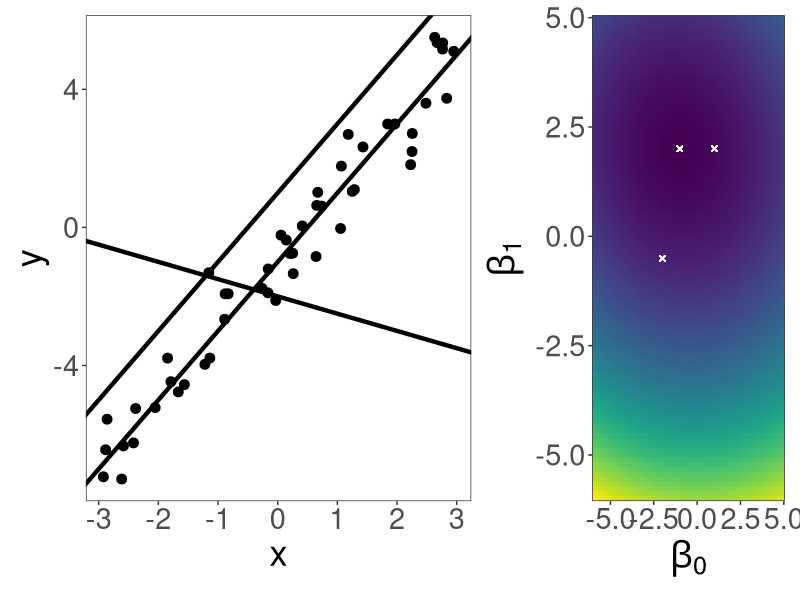
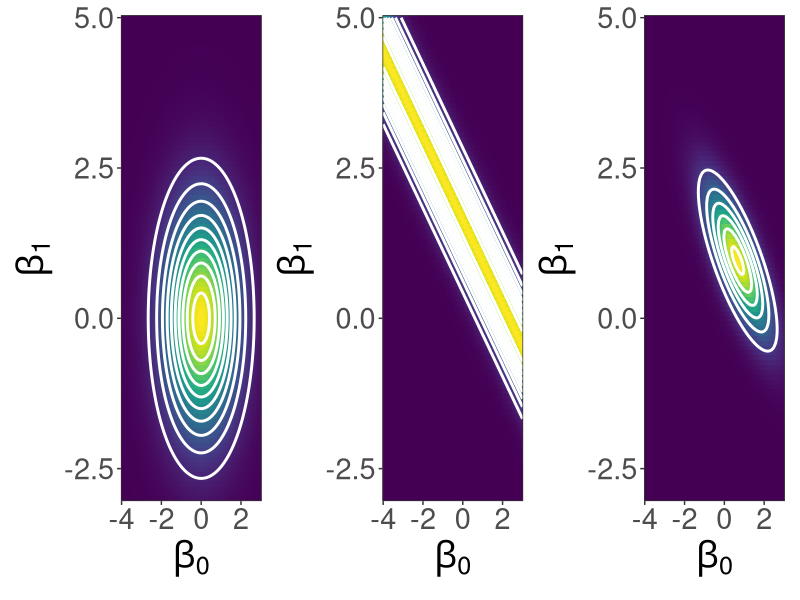
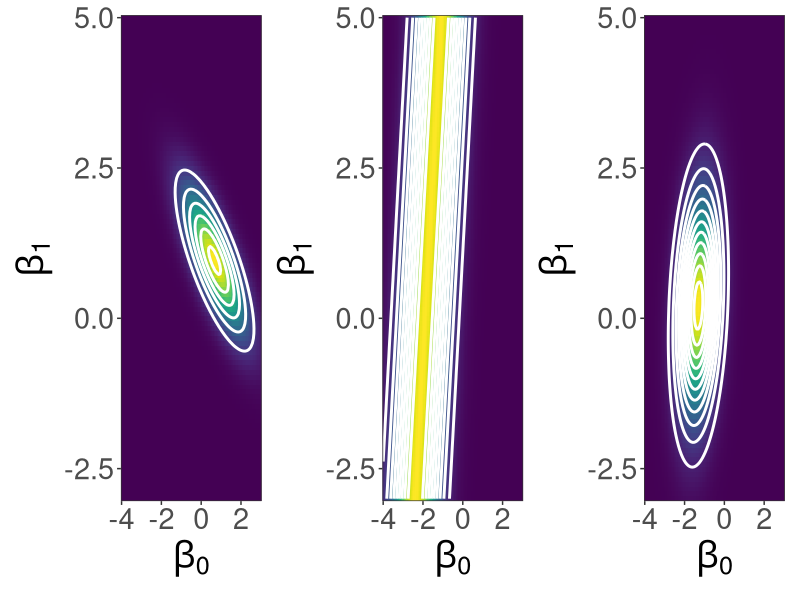
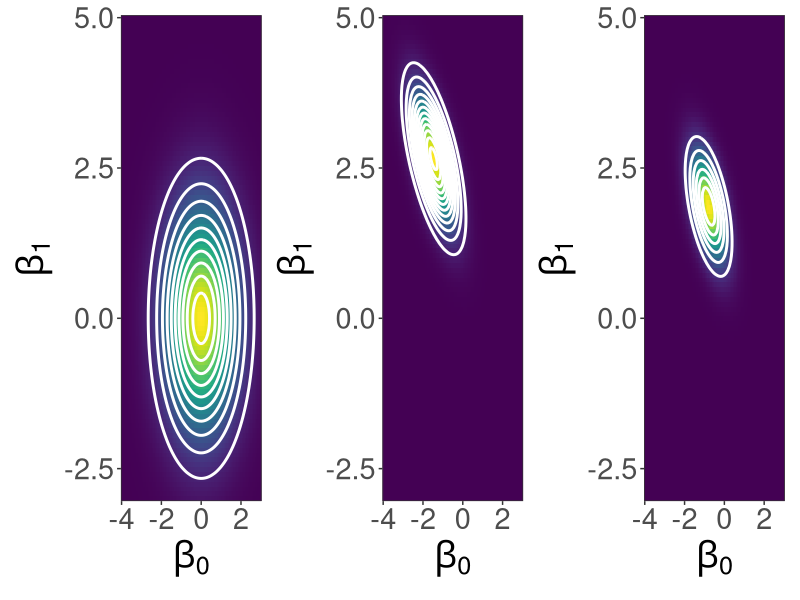
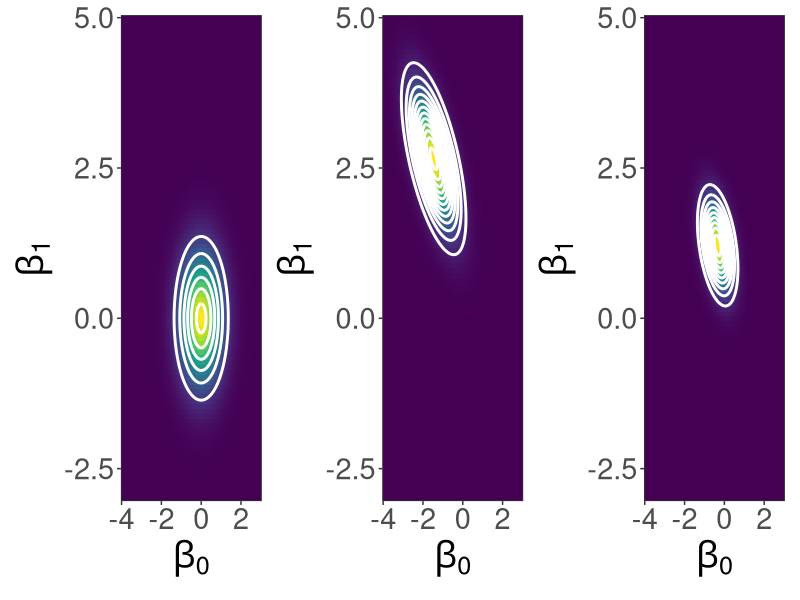
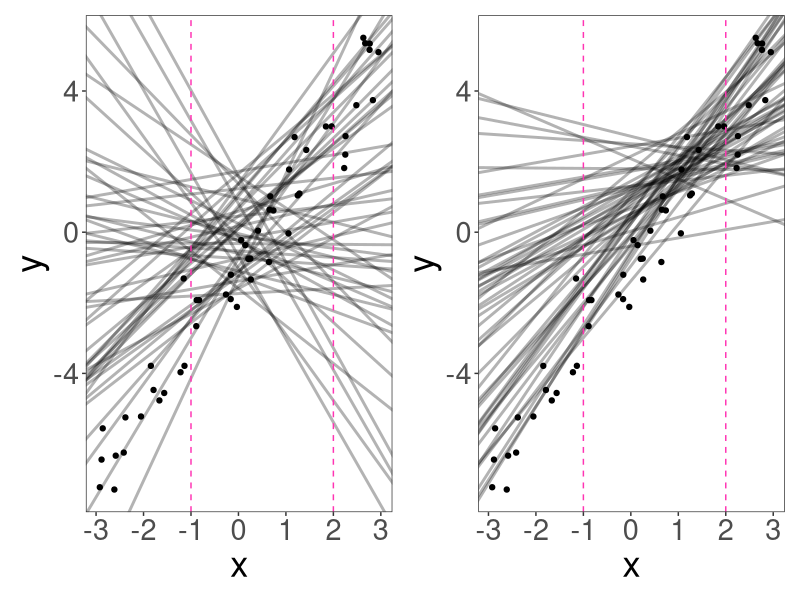
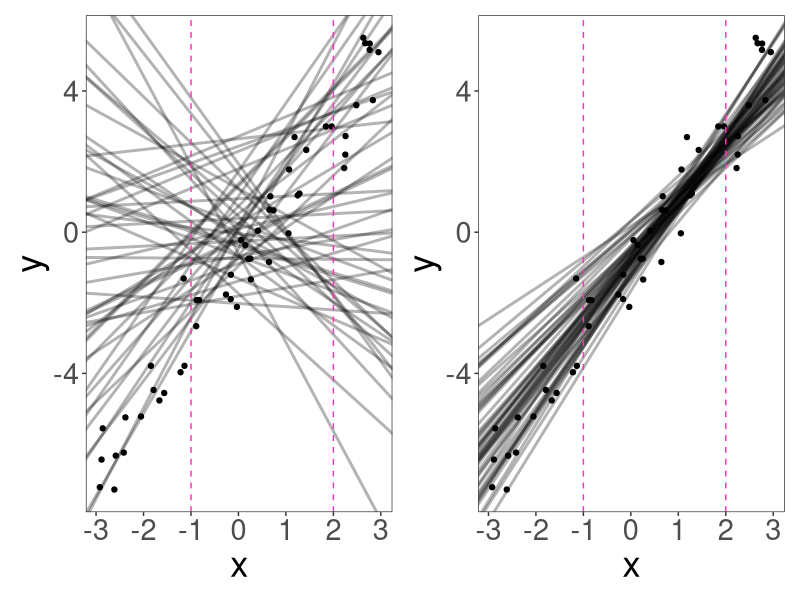
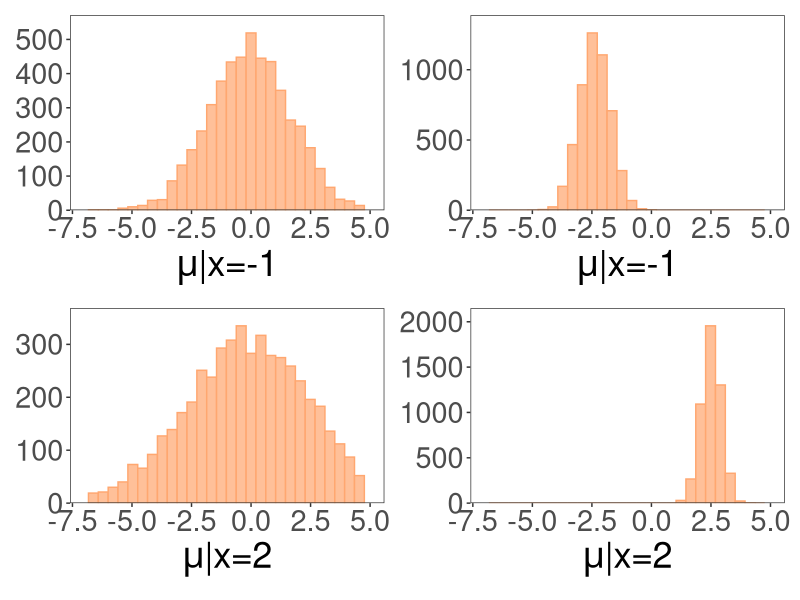

Source code (R) for these figures, in order:
## ---- chunk 1
#| echo: false
#| include: false

library(dplyr)
library(tidyr)
library(ggplot2)
library(patchwork)

theme_set(theme_bw() +
          theme(legend.position = "none",
                panel.grid = element_blank(),
                #strip.background = element_rect(fill="#ade658"),
                text = element_text(size=26)))

calc_likelihood <- function(data, w0, w1, sd){
  lik_i <- dnorm(data$y, w0+w1*data$x, sd)
  return(prod(lik_i))
}

calc_squared_error <- function(data, w0, w1){
  e_i <- (data$y - (w0+w1*data$x))^2
  return(sum(e_i))
}

set.seed(610)

w0 <- -1
w1 <- 2
sd <- 0.8

data <- tibble(x = runif(50, -3, 3),
       y = rnorm(50, mean = w0 + w1*x, sd = 0.8))
## ---- chunk 2
#| warning: false
#| echo: false
#| fig-width: 20
#| fig-height: 10
#| fig-align: center

datos <-
ggplot(data) +
  geom_point(aes(x=x, y=y), size = 3) +
  geom_abline(slope = 2, intercept = 1, size = 1.5) + # slope es w1, intercept es w0
  geom_abline(slope = -0.5, intercept = -2, size = 1.5) +
  geom_abline(slope = 2, intercept = -1, size = 1.5)

parameters <-
  expand.grid(w0 = seq(w0-5,w0+6,length.out = 100),
              w1 = seq(w1-8,w1+3,length.out = 100))

dv <- 
data %>% 
  tidyr::crossing(parameters) %>% 
  nest(data = c(x,y)) %>%
  mutate(error = purrr::pmap_dbl(list(data = data, w0 = w0, w1 = w1),
                                      calc_squared_error)) %>%
  select(-data)

lsq <-
ggplot(dv) +
  geom_raster(aes(x=w0, y=w1, fill=error)) +
  scale_x_continuous(expand = c(0,0)) +
  scale_y_continuous(expand = c(0,0)) +
  viridis::scale_fill_viridis() +
  geom_point(x = 1, y = 2, shape = 4, size = 1.5, col = "white") + # x es w0, y es w1
  geom_point(x = -2, y = -0.5, shape = 4, size = 1.5, col = "white") +
  geom_point(x = -1, y = 2, shape = 4, size = 1.5, col = "white") +
  xlab(expression(beta[0])) +
  ylab(expression(beta[1]))

datos + lsq + plot_layout(design = "AAB")
## ---- chunk 3
#| warning: false
#| echo: false
#| fig-width: 22
#| fig-height: 10
#| fig-align: center

parameters <-
  expand.grid(w0 = seq(w0-3,w0+4,length.out = 100),
              w1 = seq(w1-5,w1+3,length.out = 100)) |>
  mutate(prior = purrr::map2_dbl(w0, w1, ~mvtnorm::dmvnorm(x = c(.x,.y), 
                                                           mean = c(0,0), 
                                                           sigma = diag(1,2)*1.5)))

dv1 <-
data %>% 
  slice(1:1) %>% 
  tidyr::crossing(parameters) %>% 
  nest(data = c(x,y)) %>%
  mutate(likelihood = purrr::pmap_dbl(list(data = data, w0 = w0, w1 = w1, sd = 0.8),
                         calc_likelihood)) %>%
  mutate(posterior = likelihood*prior) %>%
  select(-data)

prior <- 
  ggplot(data = dv1,
       aes(x=w0, y=w1, fill=prior)) +
  geom_raster() +
  scale_x_continuous(expand = c(0,0)) +
  scale_y_continuous(expand = c(0,0)) + 
  stat_contour(aes(x = w0, y = w1, z = prior), col = "white", size = 1) +
  viridis::scale_fill_viridis() +
  xlab(expression(beta[0])) +
  ylab(expression(beta[1]))

likelihood <- 
  ggplot(data = dv1,
         aes(x=w0, y=w1, fill=likelihood)) +
  geom_raster() +
  scale_x_continuous(expand = c(0,0)) +
  scale_y_continuous(expand = c(0,0)) +
  stat_contour(aes(x = w0, y = w1, z = likelihood), col = "white", size = 1) +
  viridis::scale_fill_viridis() +
  xlab(expression(beta[0])) +
  ylab(expression(beta[1]))

posterior <- 
  ggplot(data = dv1,
         aes(x=w0, y=w1, fill=posterior)) +
  geom_raster() +
  scale_x_continuous(expand = c(0,0)) +
  scale_y_continuous(expand = c(0,0)) +
  stat_contour(aes(x = w0, y = w1, z = posterior), col = "white", size = 1) +
  viridis::scale_fill_viridis() +
  xlab(expression(beta[0])) +
  ylab(expression(beta[1]))

prior + likelihood + posterior 
## ---- chunk 4
#| warning: false
#| echo: false
#| fig-width: 22
#| fig-height: 10
#| fig-align: center

dv1 <-
  data %>% 
  slice(4:4) %>% 
  tidyr::crossing(parameters) %>% 
  nest(data = c(x,y)) %>%
  mutate(likelihood = purrr::pmap_dbl(list(data = data, w0 = w0, w1 = w1, sd = 0.8),
                                      calc_likelihood)) %>%
  mutate(posterior = likelihood*prior) %>%
  select(-data)

likelihood2 <- 
  ggplot(data = dv1,
         aes(x=w0, y=w1, fill=likelihood)) +
  geom_raster() +
  scale_x_continuous(expand = c(0,0)) +
  scale_y_continuous(expand = c(0,0)) +
  stat_contour(aes(x = w0, y = w1, z = likelihood), col = "white", size = 1) +
  viridis::scale_fill_viridis() +
  xlab(expression(beta[0])) +
  ylab(expression(beta[1]))

posterior2 <- 
  ggplot(data = dv1,
         aes(x=w0, y=w1, fill=posterior)) +
  geom_raster() +
  scale_x_continuous(expand = c(0,0)) +
  scale_y_continuous(expand = c(0,0)) +
  stat_contour(aes(x = w0, y = w1, z = posterior), col = "white", size = 1) +
  viridis::scale_fill_viridis() +
  xlab(expression(beta[0])) +
  ylab(expression(beta[1]))

posterior + likelihood2 + posterior2
## ---- chunk 5
#| warning: false
#| echo: false
#| fig-width: 22
#| fig-height: 10
#| fig-align: center

dv1 <-
  data %>% 
  slice(c(1,4)) %>% 
  tidyr::crossing(parameters) %>% 
  nest(data = c(x,y)) %>%
  mutate(likelihood = purrr::pmap_dbl(list(data = data, w0 = w0, w1 = w1, sd = 0.8),
                                      calc_likelihood)) %>%
  mutate(posterior = likelihood*prior) %>%
  select(-data)

prior1 <- 
  ggplot(data = dv1,
         aes(x=w0, y=w1, fill=prior)) +
  geom_raster() +
  scale_x_continuous(expand = c(0,0)) +
  scale_y_continuous(expand = c(0,0)) + 
  stat_contour(aes(x = w0, y = w1, z = prior), col = "white", size = 1) +
  viridis::scale_fill_viridis() +
  xlab(expression(beta[0])) +
  ylab(expression(beta[1]))

likelihood <- 
  ggplot(data = dv1,
         aes(x=w0, y=w1, fill=likelihood)) +
  geom_raster() +
  scale_x_continuous(expand = c(0,0)) +
  scale_y_continuous(expand = c(0,0)) +
  stat_contour(aes(x = w0, y = w1, z = likelihood), col = "white", size = 1) +
  viridis::scale_fill_viridis() +
  xlab(expression(beta[0])) +
  ylab(expression(beta[1]))

posterior3 <- 
  ggplot(data = dv1,
         aes(x=w0, y=w1, fill=posterior)) +
  geom_raster() +
  scale_x_continuous(expand = c(0,0)) +
  scale_y_continuous(expand = c(0,0)) +
  stat_contour(aes(x = w0, y = w1, z = posterior), col = "white", size = 1) +
  viridis::scale_fill_viridis()  +
  xlab(expression(beta[0])) +
  ylab(expression(beta[1]))

prior1 + likelihood + posterior3
## ---- chunk 6
#| warning: false
#| echo: false
#| fig-width: 22
#| fig-height: 10
#| fig-align: center

parameters <-
  expand.grid(w0 = seq(w0-3,w0+4,length.out = 100),
              w1 = seq(w1-5,w1+3,length.out = 100)) |>
  mutate(prior = purrr::map2_dbl(w0, w1, ~mvtnorm::dmvnorm(x = c(.x,.y), 
                                                           mean = c(0,0), 
                                                           sigma = diag(1,2)*0.5)))

dv1 <-
  data %>% 
  slice(c(1,4)) %>% 
  tidyr::crossing(parameters) %>% 
  nest(data = c(x,y)) %>%
  mutate(likelihood = purrr::pmap_dbl(list(data = data, w0 = w0, w1 = w1, sd = 0.8),
                                      calc_likelihood)) %>%
  mutate(posterior = likelihood*prior) %>%
  select(-data)

prior <- 
  ggplot(data = dv1,
         aes(x=w0, y=w1, fill=prior)) +
  geom_raster() +
  scale_x_continuous(expand = c(0,0)) +
  scale_y_continuous(expand = c(0,0)) + 
  stat_contour(aes(x = w0, y = w1, z = prior), col = "white", size = 1) +
  viridis::scale_fill_viridis() +
  xlab(expression(beta[0])) +
  ylab(expression(beta[1]))

likelihood <- 
  ggplot(data = dv1,
         aes(x=w0, y=w1, fill=likelihood)) +
  geom_raster() +
  scale_x_continuous(expand = c(0,0)) +
  scale_y_continuous(expand = c(0,0)) +
  stat_contour(aes(x = w0, y = w1, z = likelihood), col = "white", size = 1) +
  viridis::scale_fill_viridis() +
  xlab(expression(beta[0])) +
  ylab(expression(beta[1]))

posterior4 <- 
  ggplot(data = dv1,
         aes(x=w0, y=w1, fill=posterior)) +
  geom_raster() +
  scale_x_continuous(expand = c(0,0)) +
  scale_y_continuous(expand = c(0,0)) +
  stat_contour(aes(x = w0, y = w1, z = posterior), col = "white", size = 1) +
  viridis::scale_fill_viridis()  +
  xlab(expression(beta[0])) +
  ylab(expression(beta[1]))

prior + likelihood + posterior4 
## ---- chunk 7
#| warning: false
#| echo: false
#| fig-width: 20
#| fig-height: 10
#| fig-align: center

parameters <-
  expand.grid(w0 = seq(w0-3,w0+4,length.out = 100),
              w1 = seq(w1-5,w1+3,length.out = 100)) |>
  mutate(prior = purrr::map2_dbl(w0, w1, ~mvtnorm::dmvnorm(x = c(.x,.y), 
                                                           mean = c(0,0), 
                                                           sigma = diag(1,2)*1.5)))

dv1 <-
  data %>% 
  slice(1) %>% 
  tidyr::crossing(parameters) %>% 
  nest(data = c(x,y)) %>%
  mutate(likelihood = purrr::pmap_dbl(list(data = data, w0 = w0, w1 = w1, sd = 0.8),
                                      calc_likelihood)) %>%
  mutate(posterior = likelihood*prior) %>%
  select(-data)

rectas_prior <- 
  ggplot(data) +
  geom_point(aes(x=x, y=y)) +
  geom_abline(data = parameters %>%
  slice_sample(n = 50, weight_by = prior), mapping = aes(slope=w1, intercept=w0), alpha = 0.3, size = 1) +
  geom_vline(xintercept = c(-1,2), linetype = "dashed", col = "maroon1")

rectas_posterior <-
  ggplot(data) +
  geom_point(aes(x=x, y=y)) +
  geom_abline(data = dv1 %>%
  slice_sample(n = 50, weight_by = posterior), mapping = aes(slope=w1, intercept=w0), alpha = 0.3, size = 1) +
  geom_vline(xintercept = c(-1,2), linetype = "dashed", col = "maroon1")

rectas_prior + rectas_posterior
## ---- chunk 8
#| warning: false
#| echo: false
#| fig-width: 20
#| fig-height: 10
#| fig-align: center

parameters <-
  expand.grid(w0 = seq(w0-3,w0+4,length.out = 100),
              w1 = seq(w1-5,w1+3,length.out = 100)) |>
  mutate(prior = purrr::map2_dbl(w0, w1, ~mvtnorm::dmvnorm(x = c(.x,.y), 
                                                           mean = c(0,0), 
                                                           sigma = diag(1,2)*1.5)))

dv1 <-
  data %>% 
  slice(1:10) %>% 
  tidyr::crossing(parameters) %>% 
  nest(data = c(x,y)) %>%
  mutate(likelihood = purrr::pmap_dbl(list(data = data, w0 = w0, w1 = w1, sd = 0.8),
                                      calc_likelihood)) %>%
  mutate(posterior = likelihood*prior) %>%
  select(-data)

rectas_prior <- 
  ggplot(data) +
  geom_point(aes(x=x, y=y)) +
  geom_abline(data = parameters %>%
  slice_sample(n = 50, weight_by = prior), mapping = aes(slope=w1, intercept=w0), alpha = 0.3, size = 1) +
  geom_vline(xintercept = c(-1,2), linetype = "dashed", col = "maroon1")

rectas_posterior <-
  ggplot(data) +
  geom_point(aes(x=x, y=y)) +
  geom_abline(data = dv1 %>%
  slice_sample(n = 50, weight_by = posterior), mapping = aes(slope=w1, intercept=w0), alpha = 0.3, size = 1) +
  geom_vline(xintercept = c(-1,2), linetype = "dashed", col = "maroon1")

rectas_prior + rectas_posterior
## ---- chunk 9
#| warning: false
#| echo: false
#| fig-width: 20
#| fig-height: 10
#| fig-align: center

x1 <- -1
x2 <- 2

p1 <-
parameters %>%
  slice_sample(n = 5000, weight_by = prior, replace = T) %>%
  mutate(mu_i = w0 + w1*x1) %>%
  ggplot(aes(x=mu_i)) +
  geom_histogram(fill="#FFC099",col="#FFA770") +
  scale_y_continuous(expand = c(0,0,0.1,0)) +
  theme(axis.title.y = element_blank()) +
  xlab(expression(mu*"|x=-1")) +
  xlim(c(-7,5))

p2 <-
parameters %>%
  slice_sample(n = 5000, weight_by = prior, replace = T) %>%
  mutate(mu_i = w0 + w1*x2) %>%
  ggplot(aes(x=mu_i)) +
  geom_histogram(fill="#FFC099",col="#FFA770") +
  scale_y_continuous(expand = c(0,0,0.1,0)) +
  theme(axis.title.y = element_blank()) +
  xlab(expression(mu*"|x=2")) +
  xlim(c(-7,5))

p3 <-
dv1 %>%
  slice_sample(n = 5000, weight_by = posterior, replace = T) %>%
  mutate(mu_i = w0 + w1*x1) %>%
  ggplot(aes(x=mu_i)) +
  geom_histogram(fill="#FFC099",col="#FFA770") +
  scale_y_continuous(expand = c(0,0,0.1,0)) +
  theme(axis.title.y = element_blank()) +
  xlab(expression(mu*"|x=-1")) +
  xlim(c(-7,5))

p4 <-
dv1 %>%
  slice_sample(n = 5000, weight_by = posterior, replace = T) %>%
  mutate(mu_i = w0 + w1*x2) %>%
  ggplot(aes(x=mu_i)) +
  geom_histogram(fill="#FFC099",col="#FFA770") +
  scale_y_continuous(expand = c(0,0,0.1,0)) +
  theme(axis.title.y = element_blank()) +
  xlab(expression(mu*"|x=2")) +
  xlim(c(-7,5))

(p1 + p3) /
  (p2 + p4)

## ---- chunk 10
#| warning: false
#| echo: false
#| fig-width: 20
#| fig-height: 10
#| fig-align: center

x1 <- -1
x2 <- 2

p3 <-
dv1 %>%
  slice_sample(n = 5000, weight_by = posterior, replace = T) %>%
  mutate(y_i = rnorm(5000, w0 + w1*x1, sd)) %>%
  ggplot(aes(x=y_i)) +
  geom_histogram(fill="#FFC099",col="#FFA770") +
  scale_y_continuous(expand = c(0,0,0.1,0)) +
  theme(axis.title.y = element_blank()) +
  xlab(expression(hat(y)*"|x=-1")) +
  xlim(c(-7,5))

p4 <-
dv1 %>%
  slice_sample(n = 5000, weight_by = posterior, replace = T) %>%
  mutate(y_i = rnorm(5000, w0 + w1*x2, sd)) %>%
  ggplot(aes(x=y_i)) +
  geom_histogram(fill="#FFC099",col="#FFA770") +
  scale_y_continuous(expand = c(0,0,0.1,0)) +
  theme(axis.title.y = element_blank()) +
  xlab(expression(hat(y)*"|x=2")) +
  xlim(c(-7,5))

(p3 + p4)

